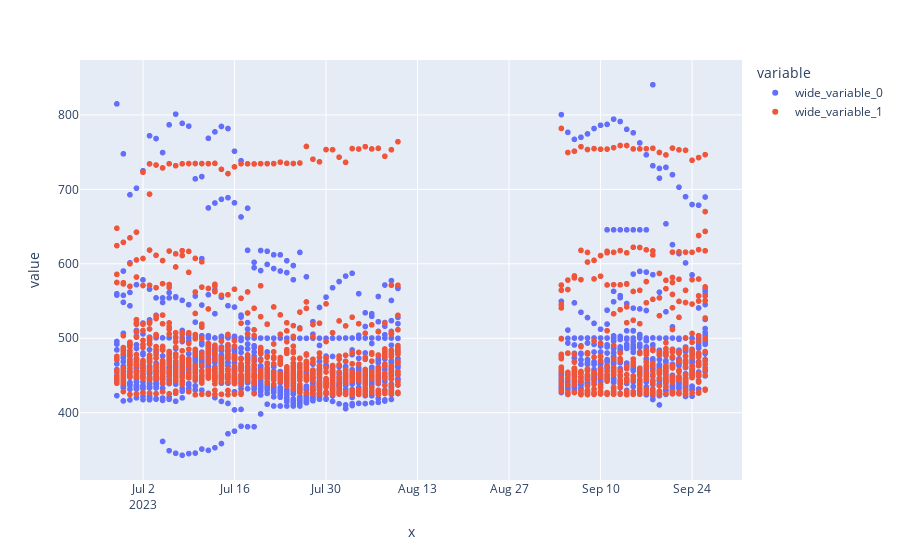

The code cell stored with this chart in its notebook:
### Code cell
import plotly.express as px

px.scatter(x = fe.y_test.index, y = [fe.y_test, pd.DataFrame(pred)[0]])

### Figure 1 — Plotly figure (JSON) as saved in the notebook; plotly's stock layout.template omitted (floating-point values rounded to 4 significant figures; data arrays with more than 128 entries replaced by an {"elided": "..."} marker saying what was removed)
{"data": [{"hovertemplate": "variable=wide_variable_0<br>x=%{x}<br>value=%{y}<extra></extra>", "legendgroup": "wide_variable_0", "marker": {"color": "#636efa", "symbol": "circle"}, "mode": "markers", "name": "wide_variable_0", "showlegend": true, "type": "scattergl", "x": {"elided": "1420 str values"}, "xaxis": "x", "y": {"elided": "1420 float values"}, "yaxis": "y"}, {"hovertemplate": "variable=wide_variable_1<br>x=%{x}<br>value=%{y}<extra></extra>", "legendgroup": "wide_variable_1", "marker": {"color": "#EF553B", "symbol": "circle"}, "mode": "markers", "name": "wide_variable_1", "showlegend": true, "type": "scattergl", "x": {"elided": "1420 str values"}, "xaxis": "x", "y": {"elided": "1420 float values"}, "yaxis": "y"}], "layout": {"legend": {"title": {"text": "variable"}, "tracegroupgap": 0}, "margin": {"t": 60}, "xaxis": {"anchor": "y", "domain": [0, 1], "title": {"text": "x"}}, "yaxis": {"anchor": "x", "domain": [0, 1], "title": {"text": "value"}}}}
